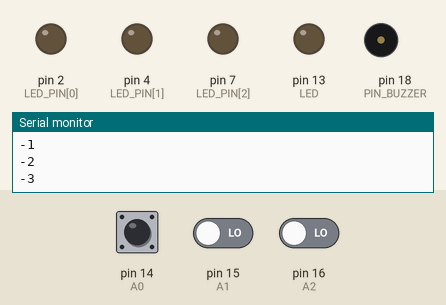
Bench run of a sketch on a simulated Arduino Uno, built with avr-gcc and run on an emulated ATmega328P. Parts: output pins drawn as LEDs (lit = HIGH), buzzer (waves = sounding), the last lines printed to the serial monitor. Inputs (shaded band) come from the test bench; at power-on: pin 14 (A0) LOW, pin 15 (A1) LOW, pin 16 (A2) LOW. Random numbers use the default seed unless the sketch sets one.

Above: at 4.7 s.
4.8 s: pin 14 (A0) pulsed HIGH 5 times (0.12 s each, 0.3 s apart)
At 5.08 s:
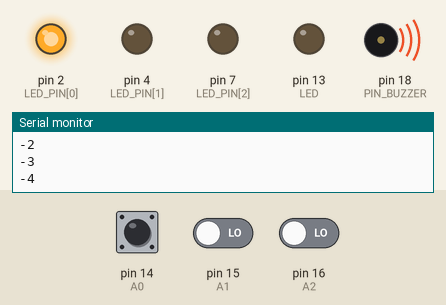
At 5.78 s:
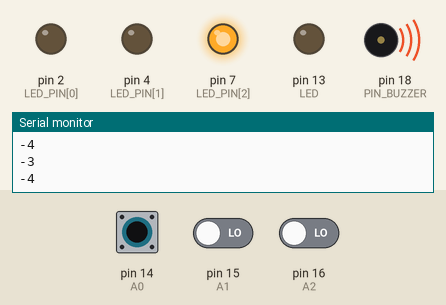
7.8 s: pin 14 (A0) pulsed HIGH 5 times (0.12 s each, 0.3 s apart)
At 8.3 s:
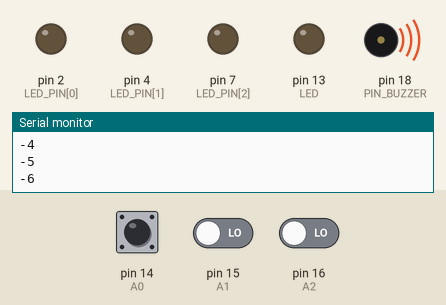
Timing chart, 0 to 21.3 s (numbered marks = the images above; inputs shaded):
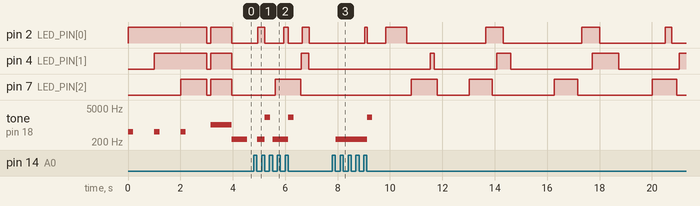

Measured:
- after the input at 4.8 s, tone on pin 18 (PIN_BUZZER): plays 262 Hz for 0.30 s, 2093 Hz for 0.20 s, 262 Hz for 0.60 s, 2093 Hz for 0.20 s, starting after 0.13 s
- after the input at 7.8 s, tone on pin 18 (PIN_BUZZER): silent → 262 Hz after 0.14 s, → 2093 Hz 1.2 s later, → silent 0.20 s later
- by itself, tone on pin 18 (PIN_BUZZER): plays 523 Hz for 0.20 s, 523 Hz for 0.20 s, 523 Hz for 0.20 s, 1047 Hz for 0.80 s, 262 Hz for 0.60 s

The sketch:

mogura.ino
```cpp
/**
 * @file    mogura.ino
 *
 * @brief   Arduinoでリアルタイムに処理するモグラたたきサンプル
 *
 *          現状では3個のモグラ（＝LED＋プッシュスイッチ）だが、モグラ自体を構造体（クラス）に
 *          落とし込んでいるのでいくらでも増減できるはず。
 *
 *          ピンアサインは
 *           - A0, A1, A2 にそれぞれモグラ0～2のLED
 *           - D2, D4, D7 にそれぞれモグラ0～2の押しボタン
 *           - A4 に効果音用のブザー
 *          という構成。
 *          実装は`setup`関数まわりを参照のこと。
 *
 * @attention
 *          中高生向けの教室のサンプルとして使うには抵抗のある内容、というかconstexprやラムダ
 *          式を取り入れてみたArduioとしても少し挑戦的なコードになっている。
 *
 * @author  乾紗凪
 * @since   2019/12/24
 */


// リアルタイム処理で時刻を管理するクラス
class LyricalTimer {
public:
    using time_t = unsigned long;

    inline bool IsFired() {
        return millis() > nextProcTime && ++firedCount;
    }
    inline void SetNext(time_t during) {
        nextProcTime = millis() + during;
    }
    inline void SetDisable() {
        nextProcTime = (time_t) -1; // 簡易的に符号なし整数の最大値を代入
    }
    inline int GetFiredCount() const {
        return firedCount;
    }
    inline void ResetFiredCount() {
        firedCount = 0;
    }
private:
    time_t nextProcTime = 0;
    int firedCount = 0;             // IsFiredでの確認時、発火していた累計回数
};


// ボタンが押された長さを数えることで押し離しを検出するクラス
class LyricalButton {
    int pressedDuration = 0;
public:
    int Update(bool isPressed) {
        if (isPressed) {
            // 押されているときは、インクリメント
            pressedDuration++;
        } else {
            // 推されてないときは、直前まで押されていれば-1でそれ以外は0
            pressedDuration = (pressedDuration > 0) ? -1 : 0;
        }
        return 0;
    }
    inline int GetPressedDuration() const {
        return pressedDuration;
    }
    inline bool IsPressed() const {
        return pressedDuration > 0; // IsClickedと同時にフラグがたつので注意
    }
    inline bool IsClicked() const {
        return pressedDuration == 1;
    }
    inline bool IsReleased() const {
        return pressedDuration == -1;
    }
};


// もぐら叩きのモグラ。LEDの初期化などは個別に行う点に注意
class MoguraDevice {
    const int PIN_LED;                          // LEDのピン
    const int PIN_BUTTON;                       // ボタンのピン

    static constexpr int DURATION_MIN = 100;    // モグラが地上に出ている最短時間
    static constexpr int DURATION_MAX = 1000;   // 　　　　　〃　　　　　最長時間
    static constexpr int INTERVAL_MIN = 1200;   // 地上に再び現れるまでの最短時間
    static constexpr int INTERVAL_MAX = 5000;   // 　　　　　〃　　　　　最長時間
    static constexpr int ALLOW_DELAY = 120;     // モグラが沈んでからもOKとする遅延 ( < INTERVAL_MIN )

    bool isOutside = false;
    LyricalButton button;
    LyricalTimer ledTimer;
    LyricalTimer::time_t lastDownTime = 0;      // モグラが最後に沈んだときの時刻

public:
    MoguraDevice(int pinLed, int pinButton):
        PIN_LED(pinLed),
        PIN_BUTTON(pinButton)
    {
        static_assert(ALLOW_DELAY < INTERVAL_MIN, "ALLOW_DELAY value is invalid");
    }

    // いきなり始めないようにする
    void Start() {
        ledTimer.SetNext(random(100, 3000));    // 最初は100～2000ms後にセット
    }

    // 毎フレーム呼び出す更新処理
    template<class Fn1, class Fn2>              // ラムダ式をfunctionalを使わず引数にとるためのおまじない
    void Update(Fn1 okHandler, Fn2 ngHandler) {
        // あたり判定
        button.Update(digitalRead(PIN_LED) == 0);
        if (button.IsClicked()) {
            // あたり: 押されたときにもぐらが出ていた
            if (isOutside || millis() - lastDownTime <= ALLOW_DELAY) {
                Down();
                okHandler();                    // あたったときのコールバック
            }
            // はずれ: 押されたけどもぐらがひっこんでいた
            else {
                ngHandler();                    // はずれたときのコールバック
            }
        }

        // 出現処理
        if (ledTimer.IsFired()) {
            if (isOutside) {
                Down();
                int during = (random(INTERVAL_MIN, INTERVAL_MAX) + random(INTERVAL_MIN, INTERVAL_MAX)) / 2; // 平均をとってコクのある乱数に
                ledTimer.SetNext(during);
            }
            else {
                Up();
                ledTimer.SetNext(random(DURATION_MIN, DURATION_MAX));
            }
        }
    }

    // 初期状態に戻す
    void Reset() {
        Down();
    }

private:
    void Up() {
        isOutside = true;
        digitalWrite(PIN_BUTTON, HIGH);
    }
    void Down() {
        isOutside = false;
        digitalWrite(PIN_BUTTON, LOW);
        lastDownTime = millis();
    }
};


enum class Sequence {
    Initialize,
    Countdown,
    Playing,
    Finish,
};
Sequence currentSequence = Sequence::Initialize;

MoguraDevice moguras[] = {
    MoguraDevice(14, 2),
    MoguraDevice(15, 4),
    MoguraDevice(16, 7)
};

constexpr int PIN_BUZZER = 18;
constexpr int BZR_C4 = 262;
constexpr int BZR_C5 = 523;
constexpr int BZR_C6 = 1047;
constexpr int BZR_C7 = 2093;

void setup() {
    randomSeed(analogRead(0));  // 乱数シード生成
    pinMode(13, OUTPUT);        // オンボードLED
    Serial.begin(115200);

    // モグラ
    pinMode(2, OUTPUT);         // D2
    pinMode(4, OUTPUT);         // D4
    pinMode(7, OUTPUT);         // D7
    pinMode(14, INPUT);         // A0
    pinMode(15, INPUT);         // A1
    pinMode(16, INPUT);         // A2

    pinMode(PIN_BUZZER, OUTPUT);// A4:ブザー

    currentSequence = Sequence::Countdown;
}

LyricalTimer countdownTimer;
LyricalTimer playingTimer;
int score = 0;

void loop() {
    switch (currentSequence)
    {
    case Sequence::Initialize:
        // 到達しないはずのコード
        break;

    case Sequence::Countdown:
        if (countdownTimer.IsFired()) {
            const int phase = countdownTimer.GetFiredCount();   // IsFireがtrueになった回数 (≧ 1)
            constexpr int LED_PIN[] = {2, 4, 7};
            // 1,2,3個のLEDを順番に点灯して、
            if (1 <= phase && phase <= 3) {
                const int n = phase;    // index:0～n-1のLEDを点灯
                for (int i = 0; i < n; ++i)
                    digitalWrite(LED_PIN[i], HIGH);
                for (int i = n; i < 3; ++i)
                    digitalWrite(LED_PIN[i], LOW);
                noTone(PIN_BUZZER);
                tone(PIN_BUZZER, BZR_C5, 200);
                countdownTimer.SetNext(1000);
            }
            // 一瞬だけ全消灯してから、
            else if (phase == 4) {
                for (int i = 0; i < 3; ++i)
                    digitalWrite(LED_PIN[i], LOW);
                countdownTimer.SetNext(150);
            }
            // 最後に少し長く全点灯
            else if (phase == 5) {
                for (int i = 0; i < 3; ++i)
                    digitalWrite(LED_PIN[i], HIGH);
                noTone(PIN_BUZZER);
                tone(PIN_BUZZER, BZR_C6, 800);
                countdownTimer.SetNext(800);
            }
            // goto next sequence
            else {
                for (int i = 0; i < 3; ++i)
                    digitalWrite(LED_PIN[i], LOW);
                for(auto&& mogura : moguras)
                    mogura.Start();
                currentSequence = Sequence::Playing;
            }
        }
        break;

    case Sequence::Playing:
        if (playingTimer.IsFired()) {
            auto okHandler = [&]() {
                score += 1;
                noTone(PIN_BUZZER);
                tone(PIN_BUZZER, BZR_C7, 200);
                Serial.println(score);
            };
            auto ngHandler = [&]() {
                score -= 1;
                noTone(PIN_BUZZER);
                tone(PIN_BUZZER, BZR_C4, 600);
                Serial.println(score);
            };
            // 各モグラの処理
            for(auto&& mogura : moguras) {
                mogura.Update(okHandler, ngHandler);
            }

            // スコアが10以上になったらゲームクリア
            if (score >= 10) {
                for(auto&& mogura : moguras)
                    mogura.Reset();
                currentSequence = Sequence::Finish;
            }
            playingTimer.SetNext(20);
        }
        break;

    case Sequence::Finish:
        // 終わっても特に何もしない
        break;
    }

}
```
